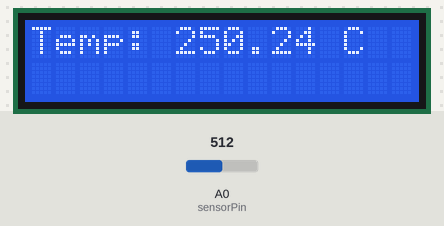
Simulated run of this sketch. Board: Arduino Uno, built with avr-gcc and run on an emulated ATmega328P. Parts: 16×2 character LCD. The inputs (shaded band) are chosen by the test bench; at power-on: A0 (sensorPin) = 512.

Above: at 2.2 s.
2.3 s: A0 (sensorPin) set to 716
At 4.0 s:
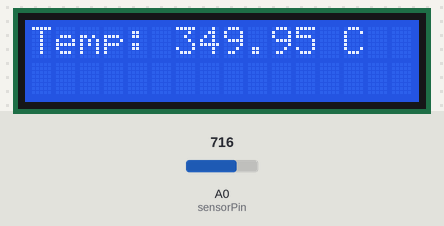
4.5 s: A0 (sensorPin) set to 900
At 5.7 s:
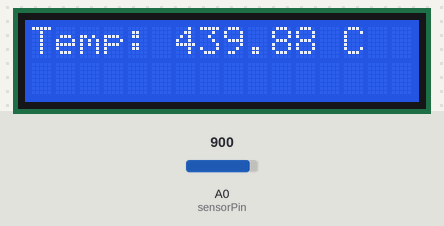
6.5 s: A0 (sensorPin) set to 1023
At 7.4 s:
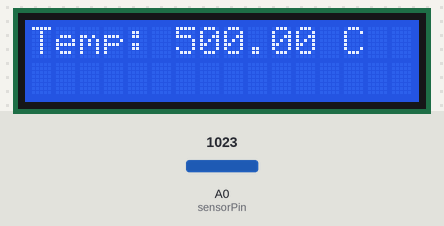
Timing chart, 0 to 9.5 s (numbered marks = the images above; inputs shaded):
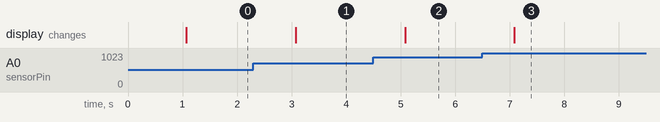

Measured:
- after the input at 2.3 s, the display: changes after 0.78 s (image 1)
- after the input at 4.5 s, the display: changes after 0.58 s (image 2)
- after the input at 6.5 s, the display: changes after 0.59 s (image 3)

The sketch:

task_3_temperature_monitoring_system1.ino
```cpp
#include <LiquidCrystal.h>

LiquidCrystal lcd(12, 11, 5, 4, 3, 2);
int sensorPin = A0;

void setup() {
  lcd.begin(16, 2);
  lcd.print("Temp Monitor");
  delay(1000);
  lcd.clear();
}

void loop() {
  int analogValue = analogRead(sensorPin);
  float voltage = analogValue * (5.0 / 1023.0);
  float temperatureC = voltage * 100.0;

  lcd.setCursor(0, 0);
  lcd.print("Temp: ");
  lcd.print(temperatureC);
  lcd.print(" C   ");

  delay(1000);
}
```
